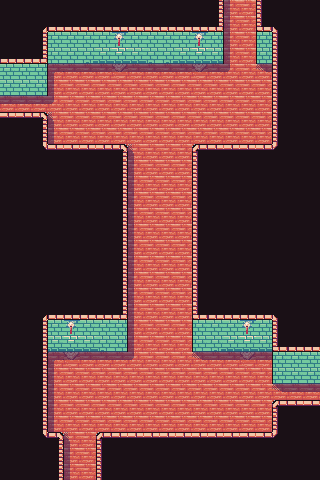

The image is a tile-based game level rendered from a .tmx file. Its description and complete source (layers, tilesets, objects, tile grids) follow:
An orthogonal 20x30 tile map with 16x16 px tiles, 3 tile layers (prototype, base, shadows) and 4 objects (north_exit, south_exit, west_exit, east_exit).

<map version="1.10" tiledversion="1.10.2" orientation="orthogonal" renderorder="right-down" width="20" height="30" tilewidth="16" tileheight="16" infinite="0" nextlayerid="30" nextobjectid="29">
 <tileset firstgid="1" source="../TangerineTavernPNG_PetricakeGames.tsx" />
 <layer id="1" name="prototype" width="20" height="30">
  <data encoding="csv">
109,109,109,109,109,109,109,109,109,109,109,109,109,112,114,114,112,109,109,109,
109,109,109,109,109,109,109,109,109,109,109,109,109,112,114,114,112,109,109,109,
109,109,112,112,112,112,112,115,112,112,112,112,115,112,114,114,112,112,109,109,
109,109,112,112,112,112,112,112,112,112,112,112,112,112,114,114,112,112,109,109,
112,112,112,114,114,114,114,114,114,114,114,114,114,114,114,114,114,112,109,109,
112,112,112,114,114,114,114,114,114,114,114,114,114,114,114,114,114,112,109,109,
114,114,114,114,114,114,114,114,114,114,114,114,114,114,114,114,114,112,109,109,
112,112,112,114,114,114,114,114,114,114,114,114,114,114,114,114,114,112,109,109,
109,109,112,114,114,114,114,114,114,114,114,114,114,114,114,114,114,112,109,109,
109,109,112,112,112,112,112,112,114,114,114,114,112,112,112,112,112,112,109,109,
109,109,109,109,109,109,109,112,114,114,114,114,112,109,109,109,109,109,109,109,
109,109,109,109,109,109,109,112,114,114,114,114,112,109,109,109,109,109,109,109,
109,109,109,109,109,109,109,112,114,114,114,114,112,109,109,109,109,109,109,109,
109,109,109,109,109,109,109,112,114,114,114,114,112,109,109,109,109,109,109,109,
109,109,109,109,109,109,109,112,114,114,114,114,112,109,109,109,109,109,109,109,
109,109,109,109,109,109,109,112,114,114,114,114,112,109,109,109,109,109,109,109,
109,109,109,109,109,109,109,112,114,114,114,114,112,109,109,109,109,109,109,109,
109,109,109,109,109,109,109,112,114,114,114,114,112,109,109,109,109,109,109,109,
109,109,109,109,109,109,109,112,114,114,114,114,112,109,109,109,109,109,109,109,
109,109,109,109,109,109,109,112,114,114,114,114,112,109,109,109,109,109,109,109,
109,109,112,112,115,112,112,112,114,114,114,114,112,112,112,115,112,112,109,109,
109,109,112,112,112,112,112,112,114,114,114,114,112,112,112,112,112,112,109,109,
109,109,112,114,114,114,114,114,114,114,114,114,114,114,114,114,114,112,112,112,
109,109,112,114,114,114,114,114,114,114,114,114,114,114,114,114,114,112,112,112,
109,109,112,114,114,114,114,114,114,114,114,114,114,114,114,114,114,114,114,114,
109,109,112,114,114,114,114,114,114,114,114,114,114,114,114,114,114,112,112,112,
109,109,112,114,114,114,114,114,114,114,114,114,114,114,114,114,114,112,109,109,
109,109,112,112,114,114,112,112,112,112,112,112,112,112,112,112,112,112,109,109,
109,109,109,112,114,114,112,109,109,109,109,109,109,109,109,109,109,109,109,109,
109,109,109,112,114,114,112,109,109,109,109,109,109,109,109,109,109,109,109,109
</data>
 </layer>
 <layer id="28" name="base" width="20" height="30">
  <data encoding="csv">
33,33,33,33,33,33,33,33,33,33,33,33,33,19,23,23,22,33,33,33,
33,33,1,5,5,5,5,5,5,5,5,5,5,42,23,23,44,4,33,33,
33,33,19,26,26,26,26,117,26,26,26,26,117,125,23,23,124,22,33,33,
5,5,42,119,119,118,27,8,27,116,118,27,8,123,23,23,110,22,33,33,
26,26,125,23,23,23,23,25,23,23,23,23,25,23,23,23,23,22,33,33,
119,119,111,23,23,23,23,23,23,23,23,23,23,23,23,23,23,22,33,33,
23,23,23,23,23,23,23,23,23,23,23,23,23,23,23,23,23,22,33,33,
6,6,63,23,23,23,23,23,23,23,23,23,23,23,23,23,23,22,33,33,
33,33,19,23,23,23,23,23,23,23,23,23,23,23,23,23,23,22,33,33,
33,33,55,6,6,6,6,63,23,23,23,23,45,6,6,6,6,58,33,33,
33,33,33,33,33,33,33,19,23,23,23,23,22,33,33,33,33,33,33,33,
33,33,33,33,33,33,33,19,23,23,23,23,22,33,33,33,33,33,33,33,
33,33,33,33,33,33,33,19,23,23,23,23,22,33,33,33,33,33,33,33,
33,33,33,33,33,33,33,19,23,23,23,23,22,33,33,33,33,33,33,33,
33,33,33,33,33,33,33,19,23,23,23,23,22,33,33,33,33,33,33,33,
33,33,33,33,33,33,33,19,23,23,23,23,22,33,33,33,33,33,33,33,
33,33,33,33,33,33,33,19,23,23,23,23,22,33,33,33,33,33,33,33,
33,33,33,33,33,33,33,19,23,23,23,23,22,33,33,33,33,33,33,33,
33,33,33,33,33,33,33,19,23,23,23,23,22,33,33,33,33,33,33,33,
33,33,1,5,5,5,5,42,23,23,23,23,44,5,5,5,5,4,33,33,
33,33,19,26,117,26,26,125,23,23,23,23,124,26,26,117,26,22,33,33,
33,33,19,27,8,27,116,111,23,23,23,23,110,118,27,8,27,44,5,5,
33,33,19,23,25,23,23,23,23,23,23,23,23,23,23,25,23,124,26,26,
33,33,19,23,23,23,23,23,23,23,23,23,23,23,23,23,23,110,119,119,
33,33,19,23,23,23,23,23,23,23,23,23,23,23,23,23,23,23,23,23,
33,33,19,23,23,23,23,23,23,23,23,23,23,23,23,23,23,45,6,6,
33,33,19,23,23,23,23,23,23,23,23,23,23,23,23,23,23,22,33,33,
33,33,55,63,23,23,45,6,6,6,6,6,6,6,6,6,6,58,33,33,
33,33,33,19,23,23,22,33,33,33,33,33,33,33,33,33,33,33,33,33,
33,33,33,19,23,23,22,33,33,33,33,33,33,33,33,33,33,33,33,33
</data>
 </layer>
 <layer id="27" name="shadows" width="20" height="30">
  <data encoding="csv">
0,0,0,0,0,0,0,0,0,0,0,0,0,0,61,0,0,0,0,0,
0,0,0,0,0,0,0,0,0,0,0,0,0,0,61,0,0,0,0,0,
0,0,0,0,0,0,0,0,0,0,0,0,0,0,61,0,0,0,0,0,
0,0,0,0,0,0,0,0,0,0,0,0,0,0,61,0,0,0,0,0,
0,0,0,43,78,78,78,78,78,78,78,78,78,78,79,0,77,0,0,0,
0,0,0,61,0,0,0,0,0,0,0,0,0,0,0,0,0,0,0,0,
78,78,78,79,0,0,0,0,0,0,0,0,0,0,0,0,0,0,0,0,
0,0,0,76,0,0,0,0,0,0,0,0,0,0,0,0,0,0,0,0,
0,0,0,61,0,0,0,0,0,0,0,0,0,0,0,0,0,0,0,0,
0,0,0,0,0,0,0,0,76,0,0,0,0,0,0,0,0,0,0,0,
0,0,0,0,0,0,0,0,61,0,0,0,0,0,0,0,0,0,0,0,
0,0,0,0,0,0,0,0,61,0,0,0,0,0,0,0,0,0,0,0,
0,0,0,0,0,0,0,0,61,0,0,0,0,0,0,0,0,0,0,0,
0,0,0,0,0,0,0,0,61,0,0,0,0,0,0,0,0,0,0,0,
0,0,0,0,0,0,0,0,61,0,0,0,0,0,0,0,0,0,0,0,
0,0,0,0,0,0,0,0,61,0,0,0,0,0,0,0,0,0,0,0,
0,0,0,0,0,0,0,0,61,0,0,0,0,0,0,0,0,0,0,0,
0,0,0,0,0,0,0,0,61,0,0,0,0,0,0,0,0,0,0,0,
0,0,0,0,0,0,0,0,61,0,0,0,0,0,0,0,0,0,0,0,
0,0,0,0,0,0,0,0,61,0,0,0,0,0,0,0,0,0,0,0,
0,0,0,0,0,0,0,0,61,0,0,0,0,0,0,0,0,0,0,0,
0,0,0,0,0,0,0,0,61,0,0,0,0,0,0,0,0,0,0,0,
0,0,0,43,78,78,78,78,79,0,0,0,77,78,78,78,78,0,0,0,
0,0,0,61,0,0,0,0,0,0,0,0,0,0,0,0,0,0,0,0,
0,0,0,61,0,0,0,0,0,0,0,0,0,0,0,0,0,77,78,78,
0,0,0,61,0,0,0,0,0,0,0,0,0,0,0,0,0,0,0,0,
0,0,0,61,0,0,0,0,0,0,0,0,0,0,0,0,0,0,0,0,
0,0,0,0,76,0,0,0,0,0,0,0,0,0,0,0,0,0,0,0,
0,0,0,0,61,0,0,0,0,0,0,0,0,0,0,0,0,0,0,0,
0,0,0,0,61,0,0,0,0,0,0,0,0,0,0,0,0,0,0,0
</data>
 </layer>
 <objectgroup id="29" name="objects_01">
  <object id="25" name="north_exit" x="239.75" y="4">
   <point />
  </object>
  <object id="26" name="south_exit" x="80.333" y="478.667">
   <point />
  </object>
  <object id="27" name="west_exit" x="1.125" y="103.875">
   <point />
  </object>
  <object id="28" name="east_exit" x="318.125" y="392.24">
   <properties>
    <property name="MatchOutsideMap" type="bool" value="true" />
   </properties>
   <point />
  </object>
 </objectgroup>
</map>
